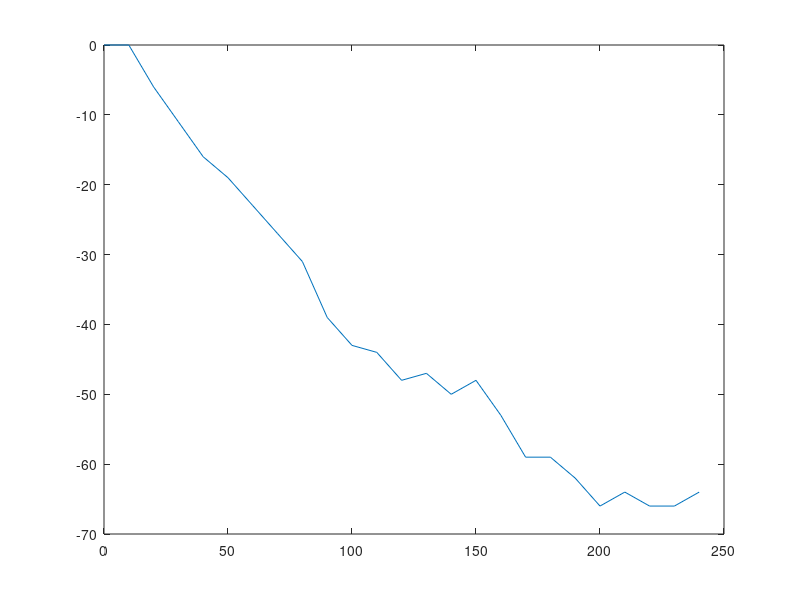

Source code (MATLAB): (Note: this script raises an error after producing the figure.)
clear

y = [158
158
152
147
142
139
135
131
127
119
115
114
110
111
108
110
105
99
99
96
92
94
92
92
94]
y = y -y(1)
tout = [0:10:240]'
figure(1)

plot(tout,y)
ty = [tout,y]
u = zeros(25,1)
u(1,1) = 1
tu = [tout, u]



numgen=250;	% number of generations
lpop=56*2;	% number of chromosomes in population
lstring=3;	% number of genes in a chromosome
M=10;          % maximum of the search space

% Population initialisation

Space=[ones(1,lstring)*(-M); ones(1,lstring)*M];
Space=[-2 -0.2 -0.0001; 0 0.2 0.0001];

% Space=[ones(1,lstring)*(0); 50,1];
Delta=Space(2,:)/300;    % additive mutation step
Delta1 = Space(2,:)/2000;
Delta2 = Space(2,:)/50;
Pop=genrpop(lpop,Space);
evolution = zeros(1,numgen);
best_ch = zeros(lstring,numgen);
% Main cyklus --------------------------------- b)

for gen=1:numgen
    tic
    [Fit]=getFitness1(Pop);
    evolution(gen)=min(Fit);	            % convergence graph of the solution
    [Best,bfit]=selbest(Pop,Fit,[1*2,1*2]);          % optimum
    best_ch(:,gen) = Best(1,:)';
    Old=selrand(Pop,Fit,8*2);                     % vyssii selektivny tlak avsak so
    Work1=seltourn(Pop,Fit,8*2);               % zachovanim nahodneho vyberu
    Work1=[Work1; selrand(Pop,Fit,8*2)];      % pomerne vysoka mutacia zvisuje diverzitu
    Work2=seltourn(Pop,Fit,8*2);
    Work2=[Work2; selsus(Pop,Fit,8*2)];
    Work4=seltourn(Pop,Fit,8*2);
    Work1=mutx(Work1,0.2,Space);
    Work1=crossov(Work1,1,0);
    Work1 = muta(Work1,0.2,Delta1,Space);
    Work2=mutx(Work2,0.3,Space);
    Work2=muta(Work2,0.2,Delta,Space);
    Work3 = genrpop(6*2,Space);
    Work4 = muta(Work4,0.2,Delta2,Space);
    Pop=[Best;Old;Work1;Work2;Work3;Work4];
    a1 = best_ch(1,gen)
    b1 = best_ch(2,gen)
    b2 = best_ch(3,gen)
    gen
    toc
end;  % gen
% Best solution
figure(4);
hold on 
plot(evolution);
title('evolution');
xlabel('generation');
ylabel('fitness');


hold off
figure(5);
hold on;
plot(best_ch(1,:));
plot(best_ch(2,:));
plot(best_ch(3,:));


hold off

    a1 = best_ch(1,gen)
    b1 = best_ch(2,gen)
    b2 = best_ch(3,gen)
% a1 = 1.0125
% b1 = 0.3862
% b2 = 1.4276

% a1 = -0.0839
% b1 = 0.0198
% b2 =-8.0183e-05


% a1 = -0.0583
% b1 = 0.0083
% b2 = -1.5695e-05
% 
a1 = -0.0583
b1 = 0.0074
b2 =-5.4078e-06